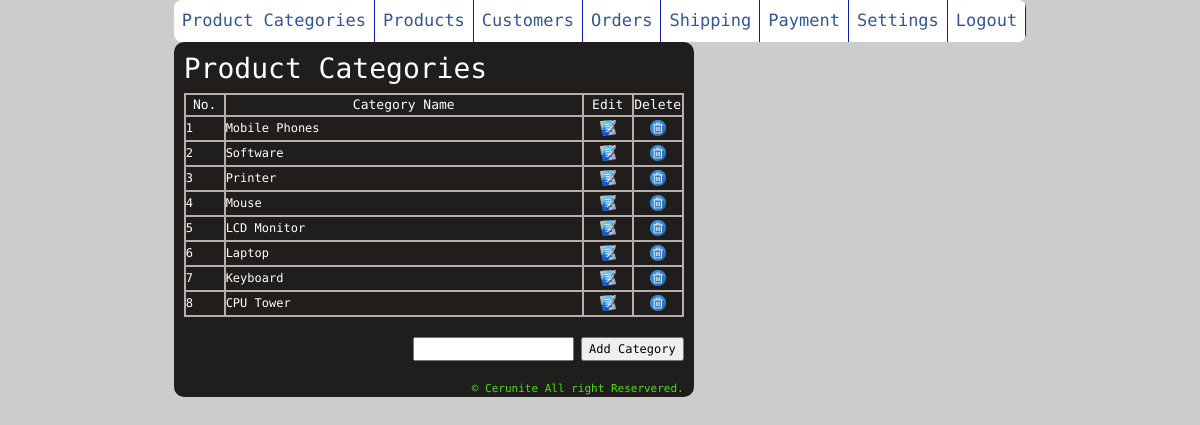
The app's page /admin/home.php (signed in), older data.
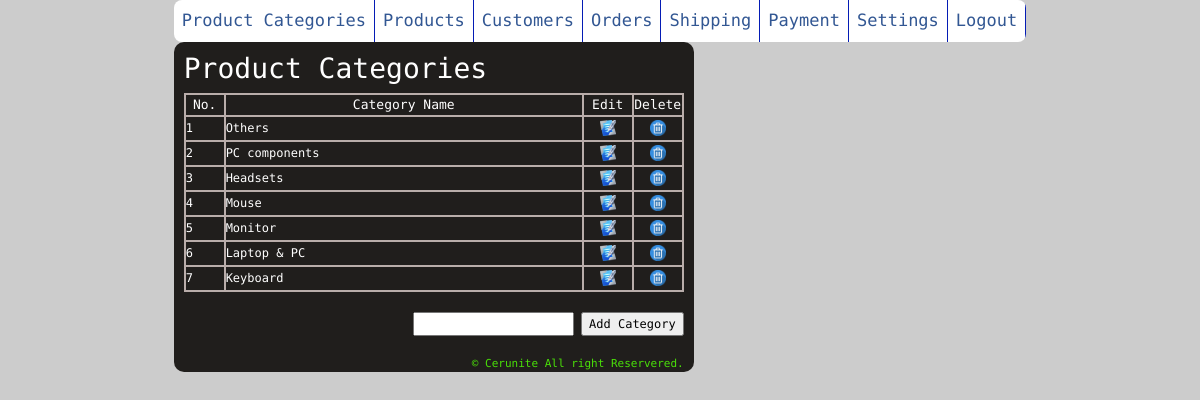
The same page, newer data.
### tables this page shows
CREATE TABLE `categories` (
  `categoriesid` int(11) NOT NULL,
  `categoriesname` varchar(50) NOT NULL
);

### admin/lib/function.php (called while the page is built, shortened)
<?
	function getData($sql){
		require('./config/connect.php');
		$result = mysqli_query($mydb, $sql);
		$i = 0;
		while($row = mysqli_fetch_array($result)){
			$data[$i++] = $row;
		}
		return $data;
	}
	function getRowCount($sql){
		require('./config/connect.php');
		$result = mysqli_query($mydb, $sql);
		$num = mysqli_num_rows($result);
		return $num;
	}
?>

### admin/categories.php (the view, shortened to what this page needs)
<?
	require_once('lib/function.php');
	$sql = "SELECT * FROM categories ORDER BY categoriesid desc";
	$rowcount = getRowCount($sql);
	$row = getData($sql);
?>
<h3>Product Categories</h3>
<table cellpadding="0" cellspacing="0" width="500px" class="displaytable">
<tr class="titletext" align="center" height="20px">
    <td width="40">No.</td>
	<td width="360">Category Name</td>
	<td width="50">Edit</td>
	<td width="50">Delete</td>
  </tr>
<?
	for($i=0; $i < $rowcount; $i++){
?>
	<tr height="25px">
		<td><? echo($i + 1) ?></td>
		<td><? echo($row[$i][1]) ?></td>
		<td align="center"><a href="?page=categoriesedit&id=<? echo($row[$i][0]) ?>"><img src="img/b_edit.png" width="16" height="16" /></a></td>
		<td align="center"><a href="?page=categoriesdelete&id=<? echo($row[$i][0]) ?>"  onClick="return confirm('Do you want to delete <? echo($row[$i][1]) ?> catogry?');"><img src="img/b_drop.png" width="16" height="16" /></a></td>
    </tr>
<?
	}
?>
</table>
<div class="space"></div>
<form action="?page=categoriesadd" method="post" id="right_aline" onsubmit="return validcat();">
  <input type="text" name="name" id="name" />
  <input type="submit" value="Add Category" />
</form>
<div class="space"></div>

Row changes from the older to the newer data that the page shows:
removed categories: categoriesname "Mobile Phones"
removed categories: categoriesname "Software"
removed categories: categoriesname "Printer"
removed categories: categoriesname "CPU Tower"
added categories: categoriesname "Others"
added categories: categoriesname "PC components"
added categories: categoriesname "Headsets"
changed categories: categoriesname "LCD Monitor" → "Monitor"
changed categories: categoriesname "Laptop" → "Laptop & PC"
